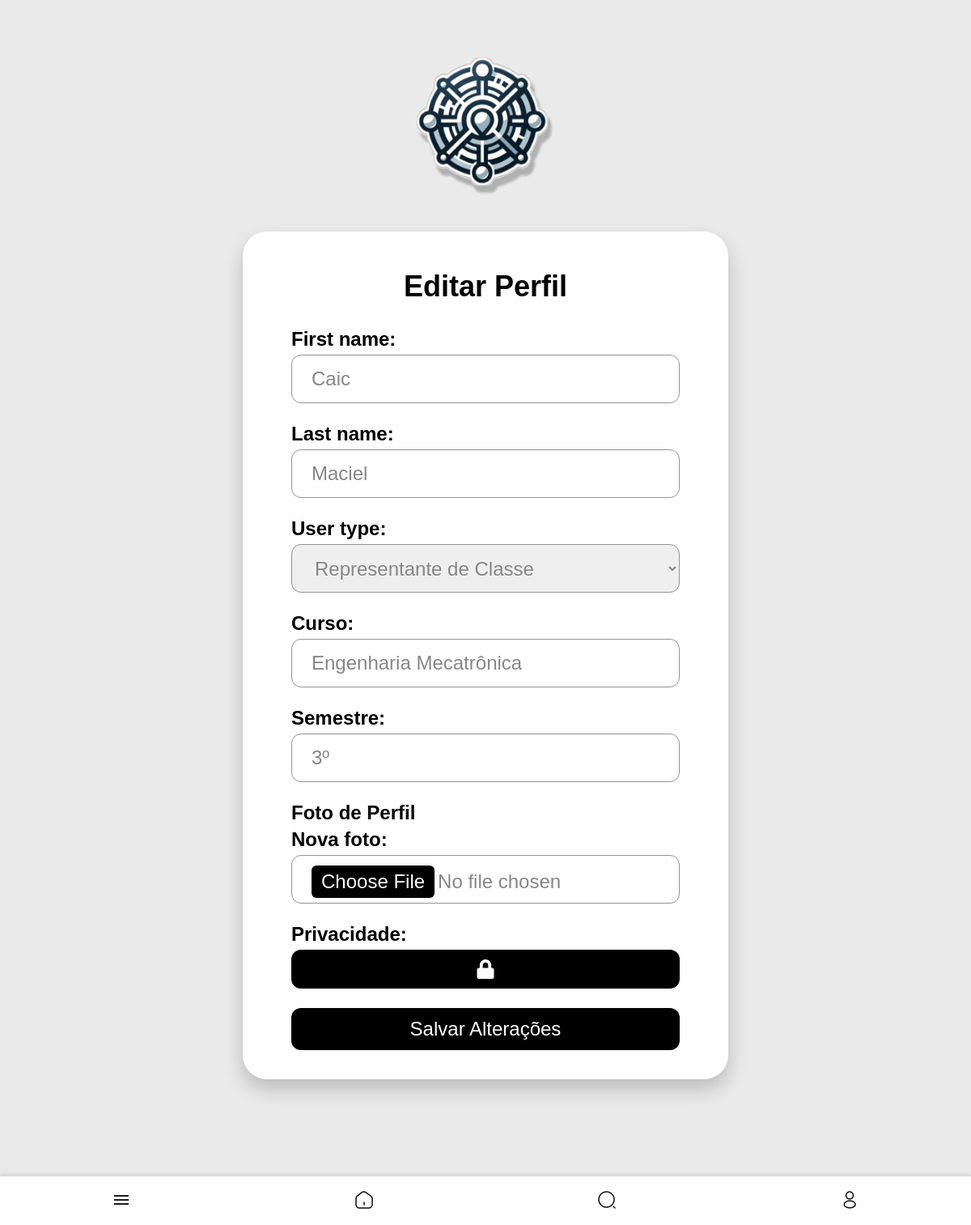
The page /profile/edit/ (signed in) on the database its author committed.
### core/models.py (models this page shows, shortened)
class CustomUser(AbstractUser):
    USER_TYPE_CHOICES = (
        ('aluno', 'Aluno'),
        ('representante', 'Representante de Classe'),
        ('professor', 'Professor'),
        ('entidade', 'Entidade'),
    )
    user_type = models.CharField(max_length=20, choices=USER_TYPE_CHOICES, default='aluno')
    curso = models.CharField(max_length=100, blank=True, null=True)
    semestre = models.CharField(max_length=3, blank=True, null=True)
    departamento = models.CharField(max_length=100, blank=True, null=True)
    foto = models.ImageField(upload_to='user_photos/', blank=True, null=True, default='defaultphoto.jpg')
    email = models.EmailField(unique=True, validators=[CustomEmailValidator()])
    eventos_interesse = models.ManyToManyField('Evento', blank=True, related_name='interessados')
    is_public_profile = models.BooleanField(default=True)
    class Meta:
        verbose_name = 'Usuário'
        verbose_name_plural = 'Usuários'

### core/views.py (the view)
# urls.py: path('profile/edit/', views.edit_profile, name='edit_profile'),
@login_required
def edit_profile(request):
    if request.method == 'POST':
        form = UserProfileForm(request.POST, request.FILES, instance=request.user)
        if form.is_valid():
            if request.POST.get('clear_foto'):
                if request.user.foto:
                    request.user.foto.delete(save=False)
                request.user.foto = None
            form.save()
            return redirect('profile')
    else:
        form = UserProfileForm(instance=request.user)
    return render(request, 'core/edit_profile.html', {'form': form})

### core/forms.py
class UserProfileForm(forms.ModelForm):
    class Meta:
        model = CustomUser
        fields = ['first_name', 'last_name', 'user_type', 'curso', 'semestre', 'departamento', 'foto', 'is_public_profile']
        widgets = {
            'foto': forms.ClearableFileInput(attrs={
                'class': 'custom-file-input',
                'placeholder': 'Escolha um arquivo',
                'accept': 'image/*',
            }),
            'is_public_profile': forms.CheckboxInput(attrs={'class': 'form-check-input'}),
        }
        labels = {
            'foto': 'Foto de Perfil',
            'is_public_profile': 'Privacidade',
        }
    def __init__(self, *args, **kwargs):
        super().__init__(*args, **kwargs)
        if self.instance.user_type not in ['aluno', 'representante']:
            del self.fields['curso']
            del self.fields['semestre']
        if self.instance.user_type != 'professor':
            del self.fields['departamento']

### templates/core/edit_profile.html (shortened to what this page needs)
{% extends 'core/base.html' %}
{% block content %}
{% load static %}
<div class="logo">
    <img src="{% static 'Logo.png' %}" alt="Logo">
</div>
<div class="container mt-5">
    <h2 class="editprofile">Editar Perfil</h2>
    <form method="post" enctype="multipart/form-data" id="profile-form">
        {% for field in form %}
            <div class="mb-3">
                {% if field.name == "foto" %}
                    <label for="id_foto">Foto de Perfil</label>
                    <label for="id_foto">Nova foto:</label>
                    <input type="file" name="foto" id="id_foto" class="custom-file-input">
                {% else %}
                    {{ field.label_tag }}
                    {% if field.name == "is_public_profile" %}
                        <button type="button" id="lock-toggle" class="icon-btn">
                            <i class="fa fa-lock{% if not field.value %}-open{% endif %}" id="lock-icon"></i>
                        </button>
                    {% else %}
                        {{ field }}
                    {% endif %}
                {% endif %}
            </div>
        {% endfor %}
        <button type="submit" class="btn btn-primary">Salvar Alterações</button>
    </form>
</div>
{% endblock %}

### media/style.css (style rules this page uses)
@media (min-width: 769px) { body { font-family: Arial, sans-serif; background-color: rgb(234, 234, 234); display: flex; flex-direction: column; align-items: center; justify-content: flex-start; min-height: 100vh; margin: 0; padding-bottom: 5vw; } }
@media (min-width: 769px) { .logo { width: 100vw; height: 2vw; border-radius: 50%; display: flex; align-items: center; justify-content: center; padding: 12vw 0 8vw 0; } }
@media (min-width: 769px) { .logo img { width: 15vw; } }
@media (min-width: 769px) { .container { background-color: white; margin-top: 1.8vw; margin-bottom: min(10vw,180px); width: 50vw; border-radius: 2.5vw; box-shadow: 0 1vw 2vw rgba(0, 0, 0, 0.2); overflow: hidden; text-align: center; padding: 1.5vw 0 3vw 0; position: relative; transform: translateX(50%); } }
@media (min-width: 769px) { .container form { display: flex; flex-direction: column; text-align: left; gap: 2vw; width: 80%; margin: 0 auto; } }
@media (min-width: 769px) { input { font-size: 2vw; padding: 2vw; height: 2vw; border: 1px solid #000000; border-radius: 1vw; } }
@media (min-width: 769px) { input::placeholder { font-size: 2vw; color: #888; } }
@media (min-width: 769px) { .container form button { width: 100%; margin:auto; padding: 1vw; background-color: black; color: white; border: none; border-radius: 1vw; cursor: pointer; font-size: 2vw; } }
@media (min-width: 769px) { .container form input, .container form select, .container form textarea { width: 100%; height: 5vw; padding-left: 2vw; margin: 0 auto; border: 1px solid #949494; border-radius: 1vw; font-size: 2vw; box-sizing: border-box; text-align: left; color: rgb(135, 135, 135); } }
@media (min-width: 769px) { .container form label { font-size: 2vw; text-align: left; } }
@media (min-width: 769px) { .btn-primary { background-color: #000000; color: #fff; border: none; padding: min(10px,2vw) min(20px,4vw); border-radius: min(5px,2vw); cursor: pointer; text-decoration: none; font-size: min(15px,5vw); } }
@media (min-width: 769px) { .container .editprofile { font-size: 3vw; } }
@media (min-width: 769px) { .custom-file-input { display: block; width: 100%; padding: 1vw; font-size: 6vw ; color: #495057; background-color: #fff; border: 1px solid #ced4da; border-radius: 5px; } }
@media (min-width: 769px) { .mb-3 label { font-weight: bold; margin-bottom: 5px; display: block; } }
@media (min-width: 769px) { .icon-btn { background: none; border: none; font-size: min(18px, 4vw); color: #000000; cursor: pointer; text-decoration: none; display: flex; align-items: center; justify-content: center; } }

### rows shown on the page
CustomUser: form "Caic" "Maciel" "Representante de Classe" "Engenharia Mecatrônica" "3º"

### other values the page prints
{{ field.label_tag }} "First name:" "Last name:" "User type:" "Curso:" "Semestre:" "Privacidade:"
